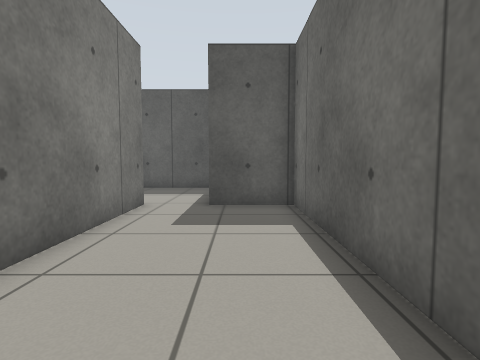
[1] (above)

16 first-person views from a walk through a world built for the Gazebo simulator. The camera is 0.72 m above the floor, tilts 4° down and sees 80° across. The floor is counted in squares, 0.5 m on a side. Each view is taken from the middle of a square. On the plan, view 1 faces up. The plan holds only what a view shows up to about 14 squares ahead; the rest is blank.

[2]
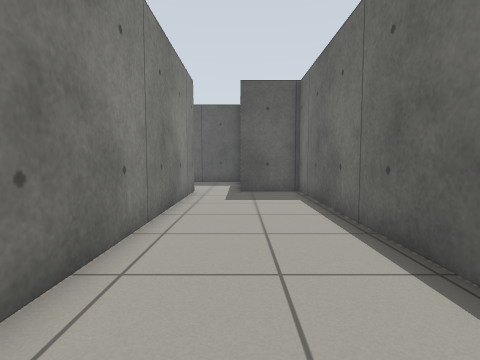

[3]
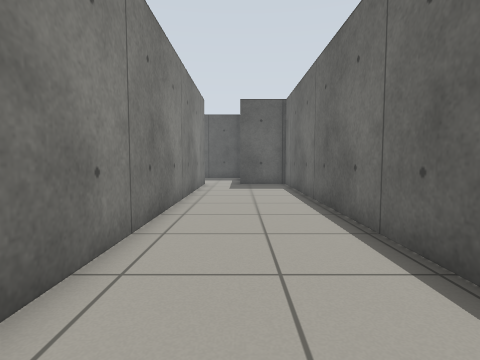

[4]
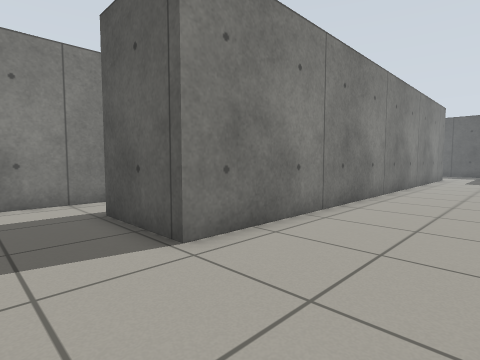

[5]
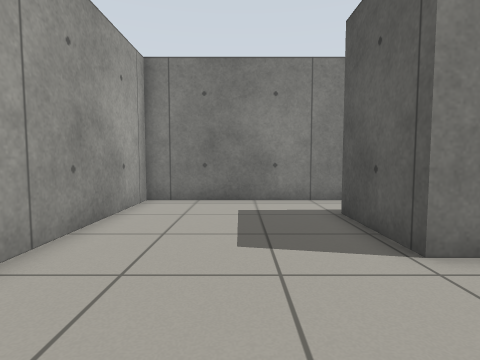

[6]
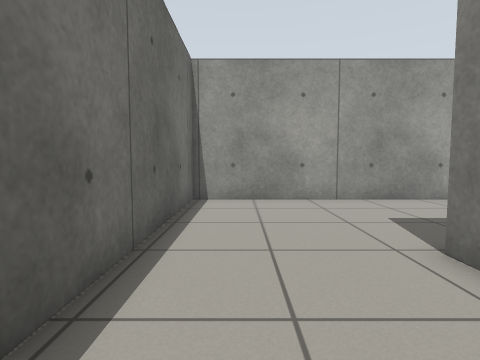

[7]
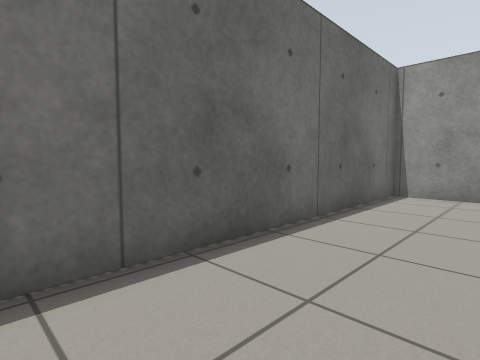

[8]
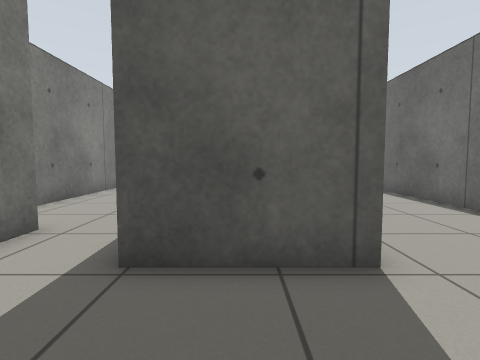

[9]
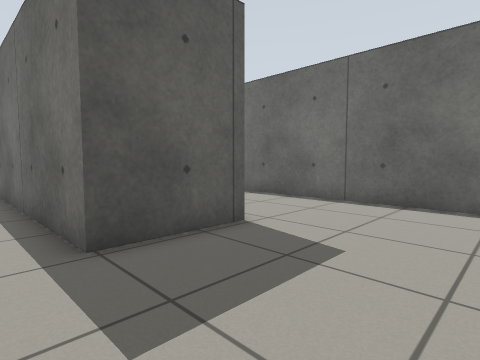

[10]
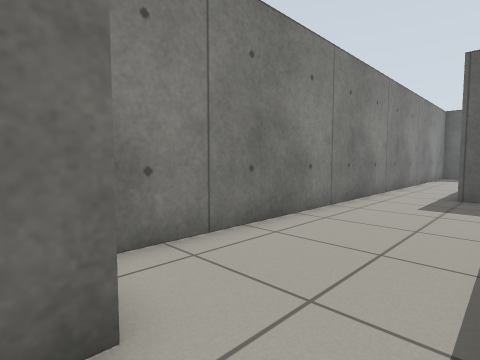

[11]
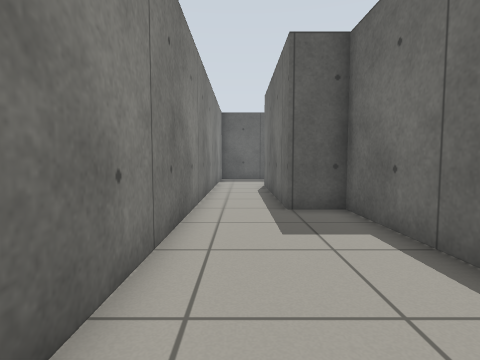

[12]
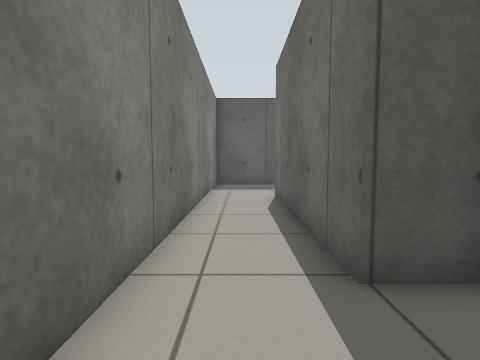

[13]
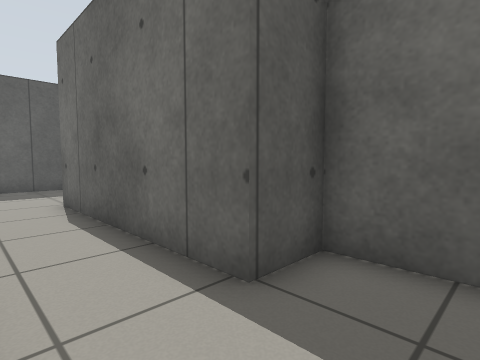

[14]
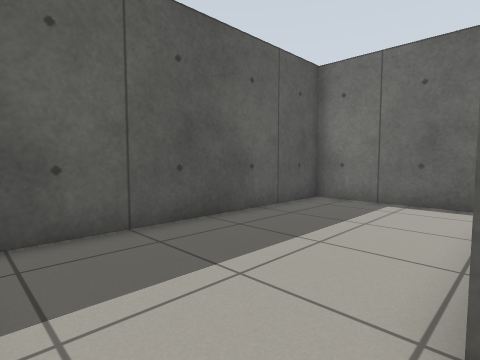

[15]
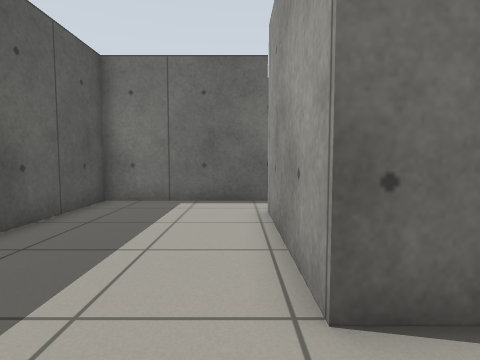

[16]
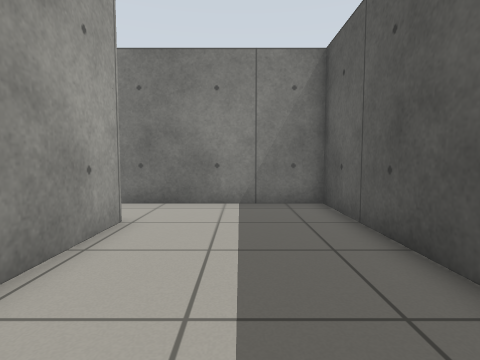

### Floor plan
Points are (right, up) in squares from view 1. A wall is a line through its corners. A room is listed if a view was taken in it or the views show most of it. See-through windows are left out.
Room 1 (views 1, 2, 3, 4, 5, 6, 7, 8, 9, 10)
walls: (-9.2, -10.1) (-9.2, -18.3) (1.7, -18.3) (1.7, 9) (-1, 9); (-3.1, 9.2) (-3.1, -12.3) (-6.6, -12.3) (-6.6, -10.6)
ways out: opening at (-7.5, -10) to room 2; opening at (-2, 9) to room 2
Room 2 (views 11, 12, 13, 14, 15, 16)
walls: (-1, 9) (-1, 14.7) (-11.4, 14.7) (-11.4, -9.4); (-6.6, -10.6) (-6.9, 1.2) (-8.6, 1.2) (-8.6, 9.2) (-3.1, 9.2)
ways out: opening at (-7.5, -10) to room 1; opening at (-2, 9) to room 1

Where each view was taken, in squares from view 1:
view 1: 0 up, 0 right, facing up
view 2: 4 down, 1 left, facing up
view 3: 8 down, 1 left, facing up
view 4: 15 down, 1 right, facing up-left
view 5: 15 down, 1 right, facing left
view 6: 8 down, 0 right, facing down
view 7: 6 down, 2 left, facing down-right
view 8: 16 down, 5 left, facing up
view 9: 17 down, 8 left, facing up-right
view 10: 11 down, 7 left, facing up-left
view 11: 7 down, 10 left, facing up
view 12: 2 down, 10 left, facing up
view 13: 1 down, 11 left, facing up-right
view 14: 9 up, 11 left, facing up-right
view 15: 10 up, 11 left, facing right
view 16: 12 up, 2 left, facing left
